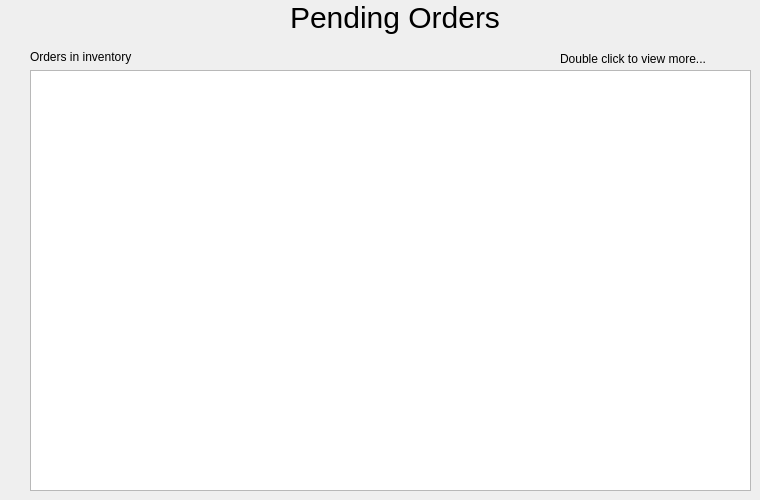
   <widget class="QWidget" name="ordersPage">
    <widget class="QWidget" name="layoutWidget_4">
     <property name="geometry">
      <rect>
       <x>30</x>
       <y>50</y>
       <width>721</width>
       <height>441</height>
      </rect>
     </property>
     <layout class="QVBoxLayout" name="listWidgetsBox_Orders">
      <item>
       <widget class="QLabel" name="inInventoryLabel_Orders">
        <property name="text">
         <string>Orders in inventory</string>
        </property>
        <property name="buddy">
         <cstring>sourceEdit_NewOrder</cstring>
        </property>
       </widget>
      </item>
      <item>
       <widget class="QListWidget" name="inInventoryOrdersListWidget_Orders"/>
      </item>
     </layout>
    </widget>
    <widget class="QLabel" name="headerLabel_Orders">
     <property name="geometry">
      <rect>
       <x>290</x>
       <y>0</y>
       <width>213</width>
       <height>34</height>
      </rect>
     </property>
     <property name="styleSheet">
      <string notr="true">font-size:30px;</string>
     </property>
     <property name="text">
      <string>Pending Orders</string>
     </property>
     <property name="alignment">
      <set>Qt::AlignLeading|Qt::AlignLeft|Qt::AlignVCenter</set>
     </property>
     <property name="buddy">
      <cstring>descEdit_NewOrder</cstring>
     </property>
    </widget>
    <widget class="QLabel" name="doubleClickLabel_Orders">
     <property name="geometry">
      <rect>
       <x>560</x>
       <y>50</y>
       <width>186</width>
       <height>17</height>
      </rect>
     </property>
     <property name="text">
      <string>Double click to view more...</string>
     </property>
     <property name="buddy">
      <cstring>sourceEdit_NewOrder</cstring>
     </property>
    </widget>
   </widget>
